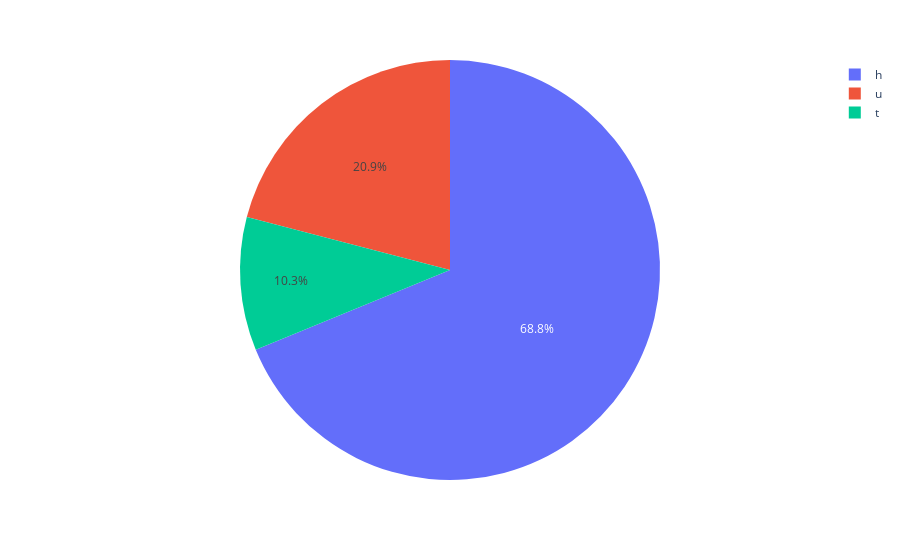

The notebook cell this image was saved under:
### Code cell
fig = px.pie(df, values='Count', names='Type')
fig.show()

### Figure 1 — Plotly figure (JSON) as saved in the notebook; plotly's stock layout.template omitted (floating-point values rounded to 4 significant figures; data arrays with more than 128 entries replaced by an {"elided": "..."} marker saying what was removed)
{"data": [{"domain": {"x": [0, 1], "y": [0, 1]}, "hovertemplate": "Type=%{label}<br>Count=%{value}<extra></extra>", "labels": {"elided": "34855 str values"}, "legendgroup": "", "name": "", "showlegend": true, "type": "pie", "values": {"elided": "34855 int values"}}], "layout": {"legend": {"tracegroupgap": 0}, "margin": {"t": 60}}}
